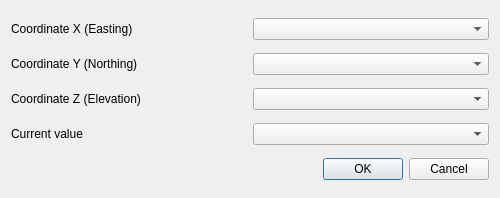
<?xml version="1.0" encoding="UTF-8"?>
<ui version="4.0">
 <class>Dialog</class>
 <widget class="QDialog" name="Dialog">
  <property name="geometry">
   <rect>
    <x>0</x>
    <y>0</y>
    <width>500</width>
    <height>198</height>
   </rect>
  </property>
  <layout class="QGridLayout" name="gridLayout">
   <item row="0" column="0">
    <widget class="QLabel" name="label_x">
     <property name="text">
      <string>Coordinate X (Easting)</string>
     </property>
    </widget>
   </item>
   <item row="1" column="0">
    <widget class="QLabel" name="label_y">
     <property name="text">
      <string>Coordinate Y (Northing)</string>
     </property>
    </widget>
   </item>
   <item row="2" column="0">
    <widget class="QLabel" name="label_z">
     <property name="text">
      <string>Coordinate Z (Elevation)</string>
     </property>
    </widget>
   </item>
   <item row="3" column="0">
    <widget class="QLabel" name="label_value">
     <property name="text">
      <string>Current value</string>
     </property>
    </widget>
   </item>
   <item row="0" column="1">
    <widget class="QComboBox" name="comboBox_x"/>
   </item>
   <item row="1" column="1">
    <widget class="QComboBox" name="comboBox_y"/>
   </item>
   <item row="2" column="1">
    <widget class="QComboBox" name="comboBox_z"/>
   </item>
   <item row="3" column="1">
    <widget class="QComboBox" name="comboBox_values"/>
   </item>
   <item row="6" column="0" colspan="2">
    <widget class="QDialogButtonBox" name="buttonBox">
     <property name="orientation">
      <enum>Qt::Horizontal</enum>
     </property>
     <property name="standardButtons">
      <set>QDialogButtonBox::Cancel|QDialogButtonBox::Ok</set>
     </property>
    </widget>
   </item>
  </layout>
 </widget>
 <resources/>
 <connections>
  <connection>
   <sender>buttonBox</sender>
   <signal>accepted()</signal>
   <receiver>Dialog</receiver>
   <slot>accept()</slot>
   <hints>
    <hint type="sourcelabel">
     <x>248</x>
     <y>254</y>
    </hint>
    <hint type="destinationlabel">
     <x>157</x>
     <y>274</y>
    </hint>
   </hints>
  </connection>
  <connection>
   <sender>buttonBox</sender>
   <signal>rejected()</signal>
   <receiver>Dialog</receiver>
   <slot>reject()</slot>
   <hints>
    <hint type="sourcelabel">
     <x>316</x>
     <y>260</y>
    </hint>
    <hint type="destinationlabel">
     <x>286</x>
     <y>274</y>
    </hint>
   </hints>
  </connection>
  <connection>
   <sender>comboBox_x</sender>
   <signal>currentIndexChanged(QString)</signal>
   <receiver>Dialog</receiver>
   <slot>comboBoxChanged(QString)</slot>
   <hints>
    <hint type="sourcelabel">
     <x>298</x>
     <y>21</y>
    </hint>
    <hint type="destinationlabel">
     <x>199</x>
     <y>98</y>
    </hint>
   </hints>
  </connection>
  <connection>
   <sender>comboBox_y</sender>
   <signal>currentIndexChanged(QString)</signal>
   <receiver>Dialog</receiver>
   <slot>comboBoxChanged(QString)</slot>
   <hints>
    <hint type="sourcelabel">
     <x>298</x>
     <y>59</y>
    </hint>
    <hint type="destinationlabel">
     <x>199</x>
     <y>98</y>
    </hint>
   </hints>
  </connection>
  <connection>
   <sender>comboBox_values</sender>
   <signal>currentIndexChanged(QString)</signal>
   <receiver>Dialog</receiver>
   <slot>comboBoxChanged(QString)</slot>
   <hints>
    <hint type="sourcelabel">
     <x>298</x>
     <y>135</y>
    </hint>
    <hint type="destinationlabel">
     <x>199</x>
     <y>98</y>
    </hint>
   </hints>
  </connection>
  <connection>
   <sender>comboBox_z</sender>
   <signal>currentIndexChanged(QString)</signal>
   <receiver>Dialog</receiver>
   <slot>comboBoxChanged(QString)</slot>
   <hints>
    <hint type="sourcelabel">
     <x>298</x>
     <y>97</y>
    </hint>
    <hint type="destinationlabel">
     <x>199</x>
     <y>98</y>
    </hint>
   </hints>
  </connection>
 </connections>
 <slots>
  <slot>comboBoxChanged(QString)</slot>
 </slots>
</ui>
